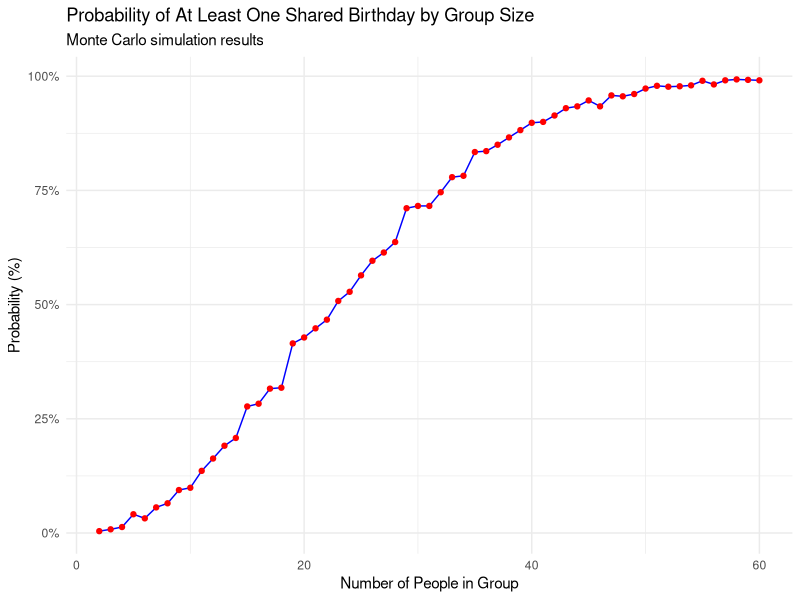

Write R code to recreate this figure.
birthday_sample <- function(group_size) {
  sample(1:365, group_size, replace = TRUE)
}

birthday_match <- function(birthdays) {
  length(unique(birthdays)) != length(birthdays)
}


many_samples <- function(reps, group_size) {
  matches <- replicate(reps, birthday_match(birthday_sample(group_size)))
  mean(matches)
}

library(ggplot2)


group_sizes <- 2:60
probabilities <- sapply(group_sizes, function(n) {
  many_samples(1000, n)  
})


birthday_data <- data.frame(GroupSize = group_sizes, Probability = probabilities)


ggplot(birthday_data, aes(x = GroupSize, y = Probability)) +
  geom_line(color = "blue") +
  geom_point(color = "red") +
  scale_y_continuous(labels = scales::percent_format(scale = 100)) +
  labs(title = "Probability of At Least One Shared Birthday by Group Size",
       x = "Number of People in Group",
       y = "Probability (%)",
       subtitle = "Monte Carlo simulation results") +
  theme_minimal()




